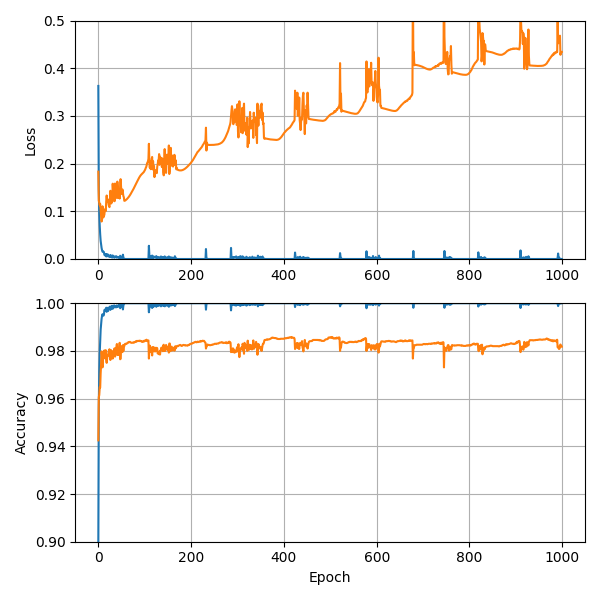

Write gnuplot code to recreate this figure.
from matplotlib import pyplot as plt
import numpy as np

history = np.loadtxt('tune04.txt')

plt.figure(figsize = (6, 6), tight_layout = True)

plt.subplot(2, 1, 1)
plt.plot(history[:, 1])
plt.plot(history[:, 3])
plt.grid()
plt.ylim(0., 0.5)
plt.ylabel('Loss')

plt.subplot(2, 1, 2)
plt.plot(history[:, 2])
plt.plot(history[:, 4])
plt.grid()
plt.ylim(0.9, 1.)
plt.ylabel('Accuracy')
plt.xlabel('Epoch')

epoch = history[:, 4].argmax()
print(epoch, history[epoch, 4])

plt.show()
